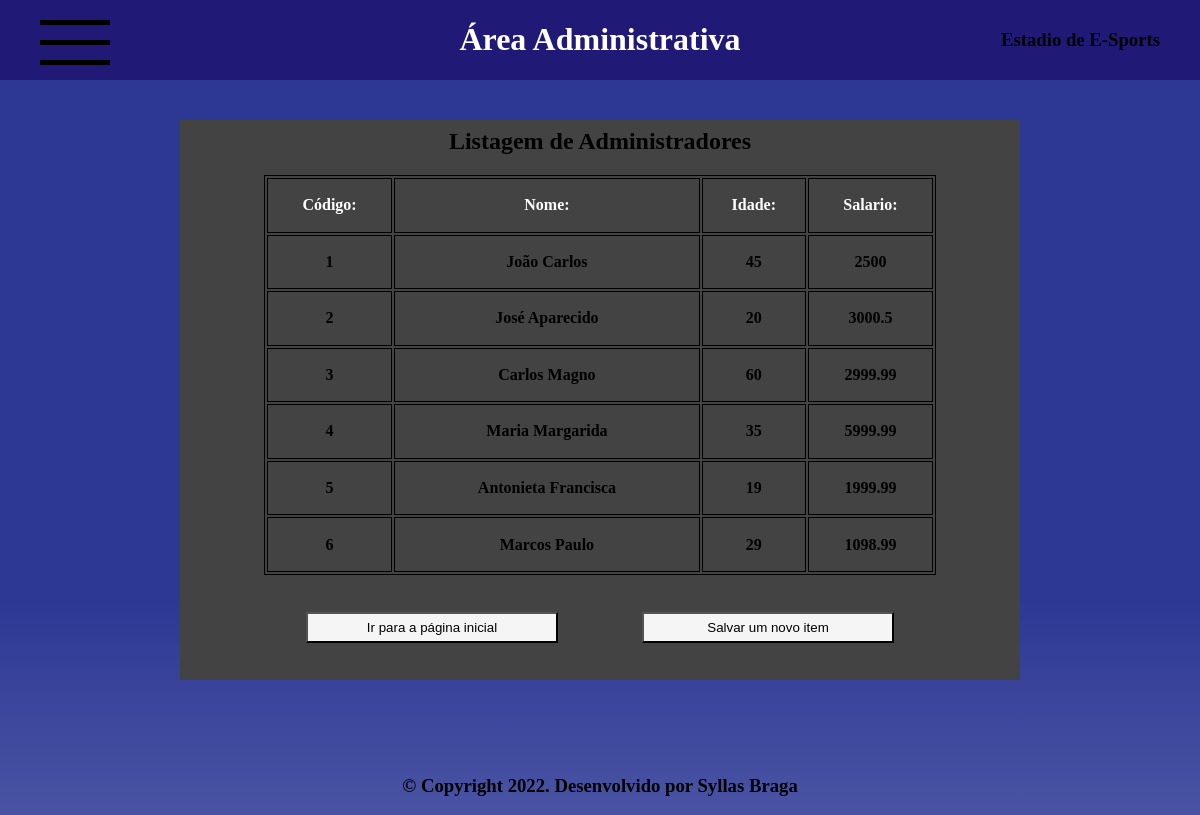
Page /Visual/visualAdm/listaAdministrador.php on the committed database.
### tables this page shows
create table Administrador(
cod_adm int primary key not null auto_increment,
nome_adm varchar(50),
idade int,
salario double
);

### dao/conexao.php (called while the page is built)
<?php
class conexao
{
    private static $dsn = 'mysql:host=127.0.0.1;dbname=estadio_esports;port=3306';
    private static $usuario = 'root';
    private static $senha = "12345";
    private static $conexao = null;
    public static function getConexao()
    {
        if (Conexao::$conexao == null) {
            try {
                Conexao::$conexao = new PDO(Conexao::$dsn, Conexao::$usuario, Conexao::$senha);
            } catch (PDOException $e) {
                echo $e->getMessage();
            }
        }
        return Conexao::$conexao;
    }
    public static function getPreparededStatement($sql)
    {
        $pst = null;
        if (Conexao::getConexao()!=null) {
            try {
                $pst = Conexao::$conexao->prepare($sql);
            } catch (PDOException $e) {
                echo $e->getMessage();
            }
        }
        return $pst;
    }
}
?>

### dao/daoAdministrador.php (called while the page is built, shortened)
<?php
class daoAdministrador
{
    public function listaTodos()
    {
        $pst = Conexao::getPreparededStatement('select * from Administrador;');
        $pst->execute();
        $lista = $pst->fetchAll(PDO::FETCH_ASSOC);
        return $lista;
    }
}
?>

### Visual/visualAdm/listaAdministrador.php (the view, shortened to what this page needs)
<!DOCTYPE html>
<html lang="pt-br">
<head>
    <link rel="stylesheet" href="../assets/css/index.css">
    <link rel="stylesheet" href="../assets/css/lista.css">
</head>
<body>
    <?php include_once("../assets/components/header.php");
    include_once("../assets/components/main.php"); ?>
    <main>
        <div class="card-lista">
            <h2>Listagem de Administradores</h2>
            <table class="table">
                <tr>
                    <th>Código: </th>
                    <th>Nome: </th>
                    <th>Idade: </th>
                    <th>Salario: </th>
                </tr>
                <?php
                require_once '../../dao/conexao.php';
                require_once '../../dao/daoAdministrador.php';
                $daoAdm = new daoAdministrador();
                $lista = $daoAdm->listaTodos();
                foreach ($lista as $linha) {
                    echo '<tr class="tr-content">';
                    echo '<td>' . $linha['cod_adm'] . '</td>';
                    echo '<td>' . $linha['nome_adm'] . '</td>';
                    echo '<td>' . $linha['idade'] . '</td>';
                    echo '<td>' . $linha['salario'] . '</td>';
                }
                ?>
            </table>
            <div class="btn-actions">
                <button class="btn"><a href="../../index.php">Ir para a página inicial</a></button>
                <button class="btn"><a href="./formCadAdm.php">Salvar um novo item</a></button>
            </div>
        </div>
    </main>
    <?php
    include_once("../assets/components/footer.php");
    ?>
</body>
</html>

### Visual/assets/css/index.css (style rules this page uses)
* { text-decoration: none; }
body { display: flex; flex-direction: column; flex-wrap: wrap; padding: 0; margin: 0; width: 100%; background-image: linear-gradient(180deg, #2D3895 50%, rgba(27, 25, 25, 0.055) 170%); background-size: 150vh 150vh; }
main { display: flex; flex-direction: column; align-items: center; justify-content: center; width: 100%; height: 80vh; margin-bottom: 3%; }
.menu-itens .item, h2 { margin-top: 1%; }

### Visual/assets/css/lista.css (style rules this page uses)
main { display: flex; justify-content: center; align-items: center; }
.card-lista { width: 70%; height: 70vh; display: flex; flex-direction: column; align-items: center; justify-content: center; background: #434343; }
.table { width: 80%; height: 50vh; border: 1px solid black; }
.table th, td { border: 1px solid black; table-layout: fixed; text-align: center; font-weight: bold; }
.table td { cursor: pointer; }
.table th { color: white; }
.btn-actions { display: flex; flex-direction: row; width: 100%; align-items: center; justify-content: center ; text-decoration: none; }
.btn-actions .btn { width: 30%; height: 30%; margin: 5%; background-color: whitesmoke; cursor: pointer; transition: ease-in-out 0.5s; }
.btn-actions .btn a { text-decoration: none; color: black; }

### rows in the picture
administrador: cod_adm "1", nome_adm "João Carlos", idade "45", salario "2500"
administrador: cod_adm "2", nome_adm "José Aparecido", idade "20", salario "3000.5"
administrador: cod_adm "3", nome_adm "Carlos Magno", idade "60", salario "2999.99"
administrador: cod_adm "4", nome_adm "Maria Margarida", idade "35", salario "5999.99"
administrador: cod_adm "5", nome_adm "Antonieta Francisca", idade "19", salario "1999.99"
administrador: cod_adm "6", nome_adm "Marcos Paulo", idade "29", salario "1098.99"
